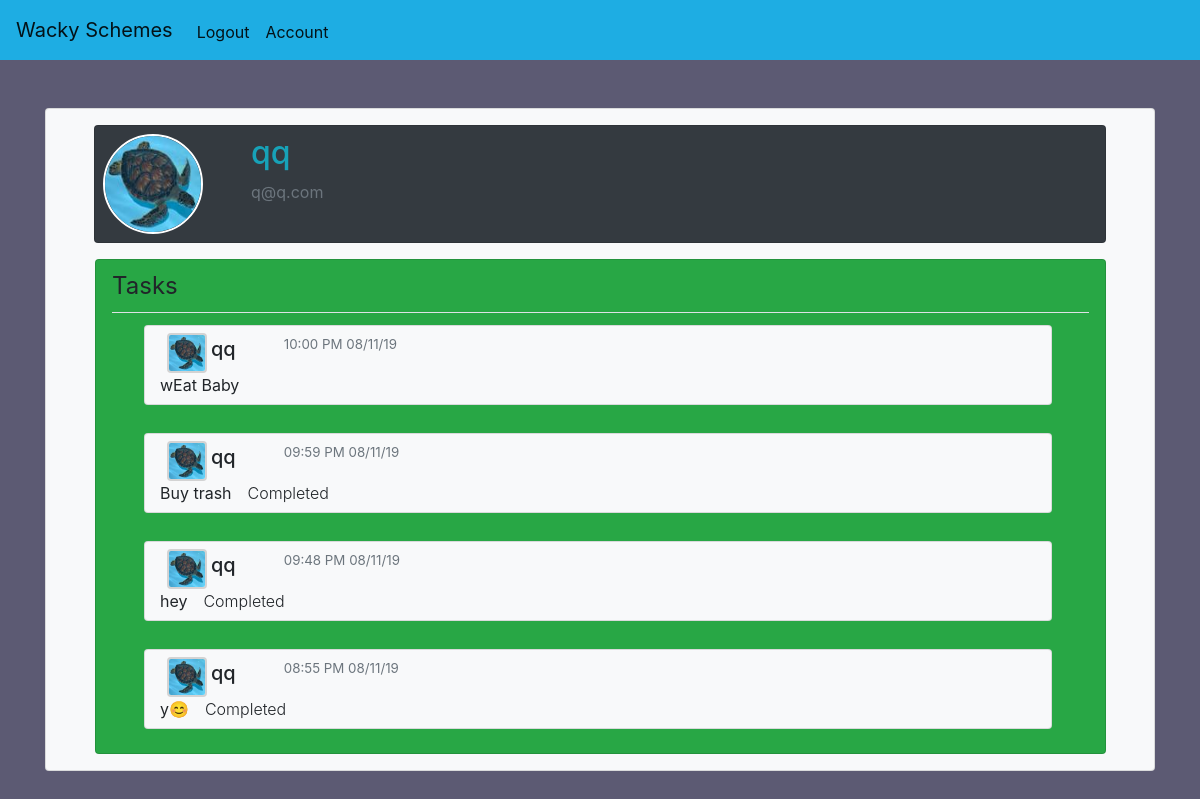
Page /account/5 (signed in) on the earlier database version.
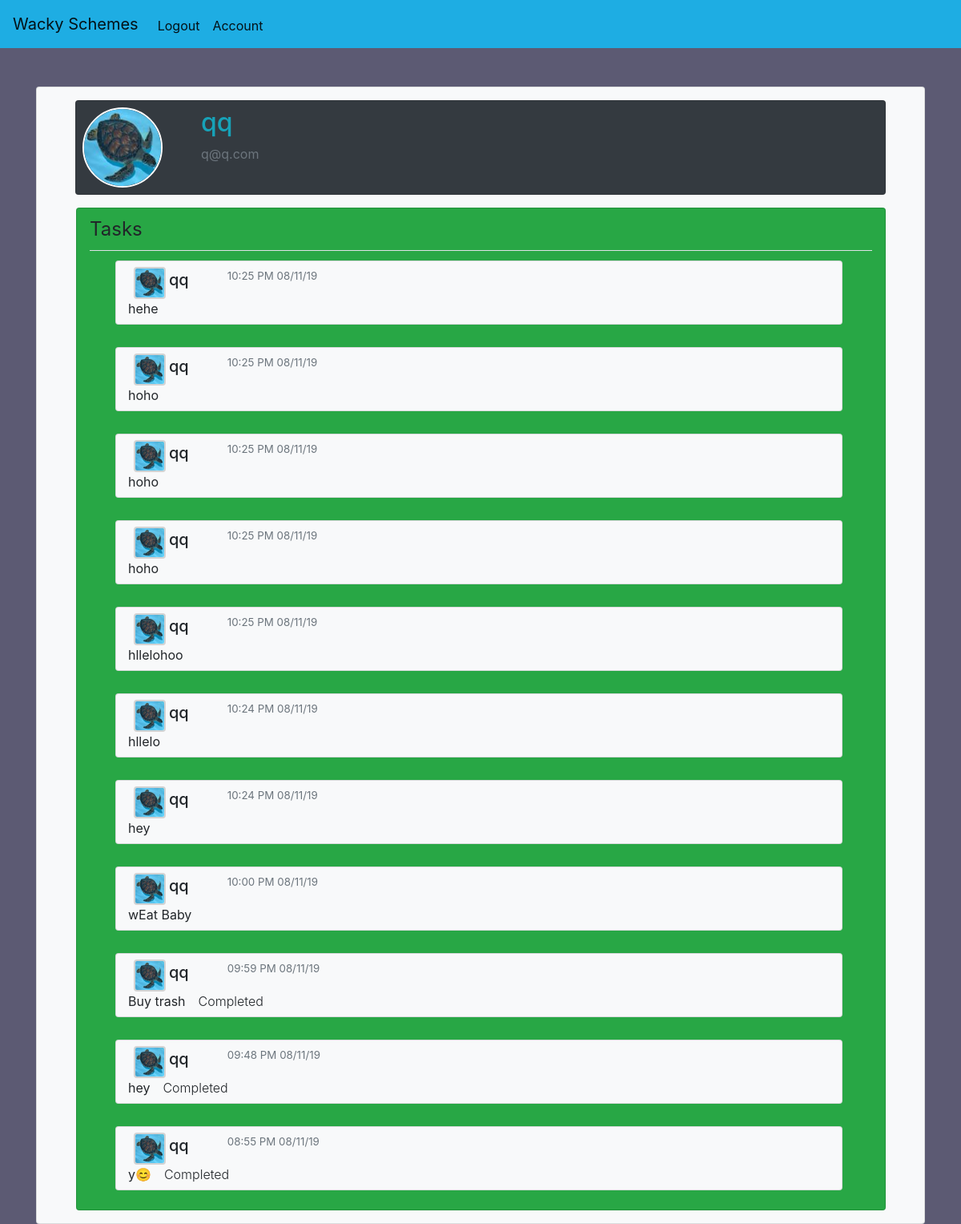
Same page on the later database version.
### mainapp/models.py (models this page shows, shortened)
class User(db.Model, UserMixin):
    id = db.Column(db.Integer, primary_key=True)
    username = db.Column(db.String(20), unique=True, nullable=False )
    email = db.Column(db.String(120), unique=True, nullable=False)
    password = db.Column(db.String(60), nullable=False)
    image_file = db.Column(db.String(20), nullable=False, default='dflt.jpg')
    posts = db.relationship('Post', backref='author', lazy=True)
    comments = db.relationship('Comment', backref='comment', lazy=True)

class Post(db.Model):
    id = db.Column(db.Integer, primary_key=True)
    title = db.Column(db.String(100), nullable=False)
    content = db.Column(db.String(500), nullable=False)
    user_id = db.Column(db.Integer, db.ForeignKey('user.id'), nullable=False)
    date_posted = db.Column(db.DateTime, nullable=False, default=datetime.utcnow)
    comments = db.relationship('Comment', backref='comments', lazy=True)

### mainapp/routes.py (the view)
@app.route('/account/<account_id>', methods=['GET','POST'])
@login_required
def account(account_id):
    account = User.query.get_or_404(account_id)
    form = UpdateForm()
    tasks=Post.query.filter_by(user_id=account.id).all()
    localtimes = []
    if tasks:
        for task in tasks:
            localtimes.append(datetime_from_utc_to_local(task.date_posted))
    if form.validate_on_submit():
        if form.picture.data:
            picture_file = save_pic(form.picture.data)
            current_user.image_file = picture_file
        current_user.username = form.username.data
        current_user.email = form.email.data
        db.session.commit()
        flash(f"your account was updated", 'success')
        return redirect(url_for('account', account_id=current_user.id))
    elif request.method == 'GET':
        form.username.data = account.username
        form.email.data = account.email
    image_file = url_for('static', filename='pfps/'+current_user.image_file)
    return render_template('account.html', title=account.username+"'s tasks", image_file=image_file, account=account, localtimes=localtimes, form=form, tasks=tasks)

### mainapp/models.py (called while the page is built)
@login_manager.user_loader
def load_user(user_id):
    return User.query.get(int(user_id))

### mainapp/routes.py (called while the page is built)
def datetime_from_utc_to_local(utc_datetime):
    now_timestamp = time.time()
    offset = datetime.fromtimestamp(now_timestamp) - datetime.utcfromtimestamp(now_timestamp)
    return utc_datetime + offset

### mainapp/templates/account.html (shortened to what this page needs)
{% extends 'layout.html' %}
{% block content %}
<div class="card bg-light">
<div class="content-section ml-5 mt-3 mr-5">
  <div class="card bg-dark mb-3">
    <div class="m-2">
  <div class="media">
    <img class="" style="border: 2px white solid; border-radius:50%; height:100px;width:100px;"src="{{url_for('static' ,filename='pfps/'+account.image_file)}}">
    <div class="media-body ml-5">
      <h2 class="account-heading text-info">{{account.username}}</h2>
      <p class="text-secondary">{{account.email}}</p>
    </div>
  </div>
</div>
</div>
<div class="row">
  {% if account.id == current_user.id %}
  <div class="card bg-success ml-5 mb-3" style="width:45%;">
    <div class="title border-bottom ml-3 mr-3 mt-2 mb-2 text-right ">
  {% else %}
  <div class="card bg-success ml-3 mb-3" style="width:97%;">
    <div class="title border-bottom ml-3 mr-3 mt-2 mb-2 text-left ">
  {% endif %}
      <legend>Tasks</legend>
    </div>
    {%for task in tasks| reverse %}
    {% if task.content != 'Completed' %}
    {% include 'accountpost.html' %}
    {% endif %}
    {%endfor%}
    {%for task in tasks| reverse %}
    {% if task.content == 'Completed' %}
    {% include 'accountpost.html' %}
    {% endif %}
    {%endfor%}
  </div>
  </div>
  </div>
</div>
{% endblock content %}

### mainapp/templates/layout.html (shortened to what this page needs)
<!doctype html>
<html lang="en">
  <head>
    <link rel="stylesheet" href="https://maxcdn.bootstrapcdn.com/bootstrap/4.0.0/css/bootstrap.min.css">
  </head>
  <body>
  <nav class="sticky-top navbar navbar-expand-lg navbar-light" style="background-color:rgb(30, 173, 227)">
    <a class="navbar-brand" href="{{url_for('home')}}">Wacky Schemes</a>
    <div class="collapse navbar-collapse" id="navbarSupportedContent">
    <ul class="navbar-nav mr-auto mt-1">
      {% if current_user.is_authenticated %}
      <li class="nav-item active">
        <a class="nav-link navtext" href="{{url_for('logout')}}">Logout<span class="sr-only">(current)</span></a>
      </li>
      <li class="nav-item active">
        <a class="nav-link navtext" href="{{url_for('account', account_id=current_user.id)}}">Account<span class="sr-only">(current)</span></a>
      </li>
      {% endif %}
    <ul>
    </div>
  </nav>
    <div class="container mt-5">
      {%block content%}
      {%endblock %}
  </div>
  </body>
</html>

### mainapp/templates/accountpost.html (shortened to what this page needs)
{% if account.id == current_user.id %}
<div class="card ml-3 mt-1 bg-light mb-4" id="tasksection{{task.id}}" style="width:90%; height:80px">
{% else %}
<div class="card ml-5 mt-1 bg-light mb-4" id="tasksection{{task.id}}"style="width:90%; height:80px">
{% endif %}
  <div class="card-body" style="margin-left: -30px; margin-top:-7px;">
    <div class="row ml-2" style="margin-top: -6px;">
      <img src="{{url_for('static', filename='pfps/'+task.author.image_file)}}" class="ml-4" style="border: 2px solid lightgrey; border-radius:10%; width:40px; height: 40px;" alt="">
    <h5 class="ml-1 mt-1"><a style="color:inherit; text-decoration:none" href="{{url_for('account', account_id=task.author.id)}}">{{task.author.username}}</a></h5>
    <p class="text-muted ml-5" style="font-size:10pt; margin-top: 2px;">{{localtimes[tasks.index(task)].strftime('%I:%M %p %x')}}</p>
  </div>
    <div class="row">
    <ul style="list-style-type:none; display:flex; flex-direction: row;">
      <li class="font-weight-normal"><a href="{{url_for('post', post_id=task.id)}}" style="color:inherit; text-decoration:none;">{{task.title}}</a></li>
      <li class="font-weight-light ml-3" id='content{{task.id}}'>{{task.content}}</li>
    </ul>
  </div>
  </div>
</div>

### mainapp/templates/layout.html (style rules this page uses)
body { background: rgba(92, 90, 115, 1); }

Differences in the rows shown:
added Post: image_file (picture), author.username "qq", localtimes "10:25 PM 08/11/19", title "hehe", shown under "Tasks"
added Post: image_file (picture), author.username "qq", localtimes "10:25 PM 08/11/19", title "hoho", shown under "Tasks"
added Post: image_file (picture), author.username "qq", localtimes "10:25 PM 08/11/19", title "hoho", shown under "Tasks"
added Post: image_file (picture), author.username "qq", localtimes "10:25 PM 08/11/19", title "hoho", shown under "Tasks"
added Post: image_file (picture), author.username "qq", localtimes "10:25 PM 08/11/19", title "hllelohoo", shown under "Tasks"
added Post: image_file (picture), author.username "qq", localtimes "10:24 PM 08/11/19", title "hllelo", shown under "Tasks"
added Post: image_file (picture), author.username "qq", localtimes "10:24 PM 08/11/19", title "hey", shown under "Tasks"
